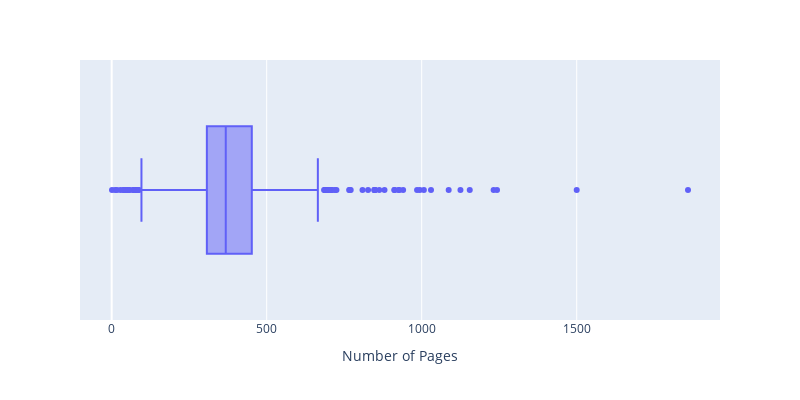

The code cell stored with this chart in its notebook:
### Markdown cell above
From the above boxplot we can infer that :

Median Average Rating = 4.05 and IQR (Middle 50 percent) = 0.38

Two highest rated books:

White boy in Watts - 5.0

Shadow Team GB - 4.85

Two lowest rated books:

The Finkler Question - 2.79

The Secret Lives of People - 3.08

### Code cell
# boxplot for number of pages

fig = px.box(books, x='pages', hover_name=books['titles'],width=800, height=400, color_discrete_sequence=['#6060f7'])
fig.update_layout(xaxis_title_text='Number of Pages')
fig.show()

### Figure 1 — Plotly figure (JSON) as saved in the notebook; plotly's stock layout.template omitted (floating-point values rounded to 4 significant figures; data arrays with more than 128 entries replaced by an {"elided": "..."} marker saying what was removed)
{"data": [{"alignmentgroup": "True", "hovertemplate": "<b>%{hovertext}</b><br><br>pages=%{x}<extra></extra>", "hovertext": {"elided": "1000 str values"}, "legendgroup": "", "marker": {"color": "#6060f7"}, "name": "", "notched": false, "offsetgroup": "", "orientation": "h", "showlegend": false, "type": "box", "x": {"elided": "1000 float values"}, "x0": " ", "xaxis": "x", "y0": " ", "yaxis": "y"}], "layout": {"boxmode": "group", "height": 400, "legend": {"tracegroupgap": 0}, "margin": {"t": 60}, "width": 800, "xaxis": {"anchor": "y", "domain": [0, 1], "title": {"text": "Number of Pages"}}, "yaxis": {"anchor": "x", "domain": [0, 1]}}}
